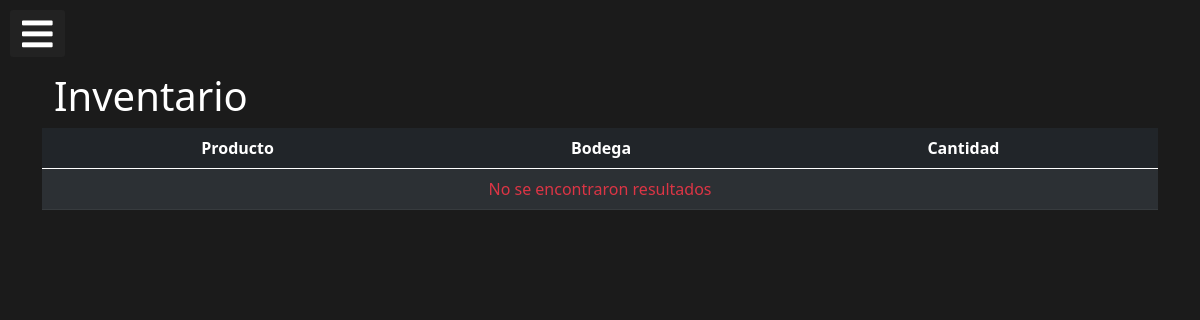
Before: /inventario/inventario/ (signed in) with the older database file.
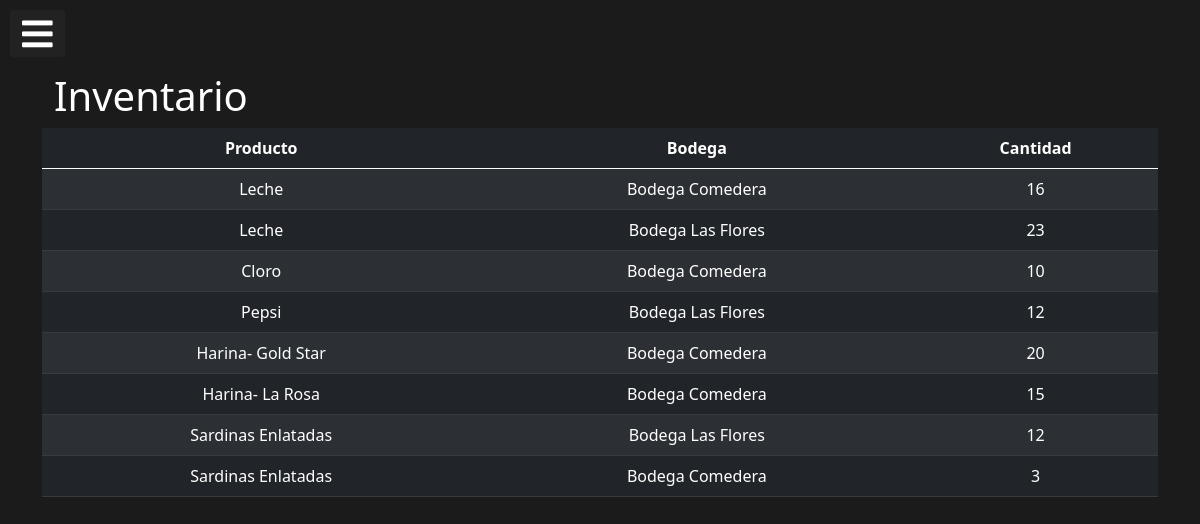
After: the same page with the newer database file.
### app_inventarioBodega/models.py (models this page shows, shortened)
class Inventarios_Bodega(models.Model):
    bodega = models.ForeignKey(Bodega, on_delete=models.CASCADE)
    producto = models.ForeignKey(Producto, on_delete=models.CASCADE)
    stock = models.IntegerField()

class Producto(models.Model):
    CATEGORIAS = (
        ('1', 'Lácteos'),
        ('2', 'Carnes'),
        ('3', 'Bebidas'),
        ('4', 'Limpieza'),
        ('5', 'Abarrotes'),
        ('6', 'Enlatados'),
        ('7', 'Granos'),
        ('8', 'Dulces'),
        ('9', 'Otros'),
    )
    MEDIDAS = (
        ('1', 'Libras'),
        ('2', 'Kilos'),
        ('3', 'Cajas'),
        ('4', 'Docena'),
        ('5', 'Media docena'),
        ('6', 'Quintal'),
        ('7', 'Litros'),
        ('8', 'Galon'),
    )
    nombre = models.CharField(max_length=30)
    categoria = models.CharField(max_length=1, choices=CATEGORIAS, default='1')
    unidades_medidas = models.CharField(max_length=1, choices=MEDIDAS, default='1')
    proveedor = models.CharField(max_length=25, null=True, blank=True)
    precio = models.FloatField()
    ordenCompra = models.CharField(max_length=10)
    def __str__(self):
        return self.nombre

class Bodega(models.Model):
    nombre = models.CharField(max_length=30)
    direccion = models.TextField()
    encargado = models.ForeignKey(Empleado, on_delete=models.CASCADE)
    def __str__(self):
        return self.nombre

### app_inventarioBodega/views.py (the view)
# urls.py: path('inventario/', include('app_inventarioBodega.urls')),
@login_required()
def inventario(request):
    inventario_bodega = Inventarios_Bodega.objects.all().order_by('producto')
    ctx = {
        'inventario_bodega': inventario_bodega,
    }
    return render(request, 'bodega/inventario.html',ctx)

### app_inventarioBodega/templates/bodega/inventario.html (shortened to what this page needs)
{% extends 'base.html' %}
{% block container %}
    <div class="row">
        <h1>Inventario</h1>
        <br>
        <table class="table table-hover table-dark table-striped">
            <thead>
                <tr>
                    <th class="text-center">Producto</th>
                    <th class="text-center">Bodega</th>
                    <th class="text-center">Cantidad</th>
                </tr>
            </thead>
            <tbody>
                {% for i in inventario_bodega %}
                    <tr>
                        <td class="text-center">{{i.producto}}</td>
                        <td class="text-center">{{i.bodega}}</td>
                        <td class="text-center">{{i.stock}}</td>
                    </tr>
                {% empty %}
                    <tr>
                        <td colspan="10" class="text-danger text-center">No se encontraron resultados</td>
                    </tr>
                {% endfor %}
            </tbody>
        </table>
    </div>
{% endblock %}

Changed rows visible on the page:
added Inventarios_Bodega: producto "Leche", bodega "Bodega Comedera", stock "16"
added Inventarios_Bodega: producto "Leche", bodega "Bodega Las Flores", stock "23"
added Inventarios_Bodega: producto "Cloro", bodega "Bodega Comedera", stock "10"
added Inventarios_Bodega: producto "Pepsi", bodega "Bodega Las Flores", stock "12"
added Inventarios_Bodega: producto "Harina- Gold Star", bodega "Bodega Comedera", stock "20"
added Inventarios_Bodega: producto "Harina- La Rosa", bodega "Bodega Comedera", stock "15"
added Inventarios_Bodega: producto "Sardinas Enlatadas", bodega "Bodega Las Flores", stock "12"
added Inventarios_Bodega: producto "Sardinas Enlatadas", bodega "Bodega Comedera", stock "3"
Other visible differences:
text no longer shown: "No se encontraron resultados"
